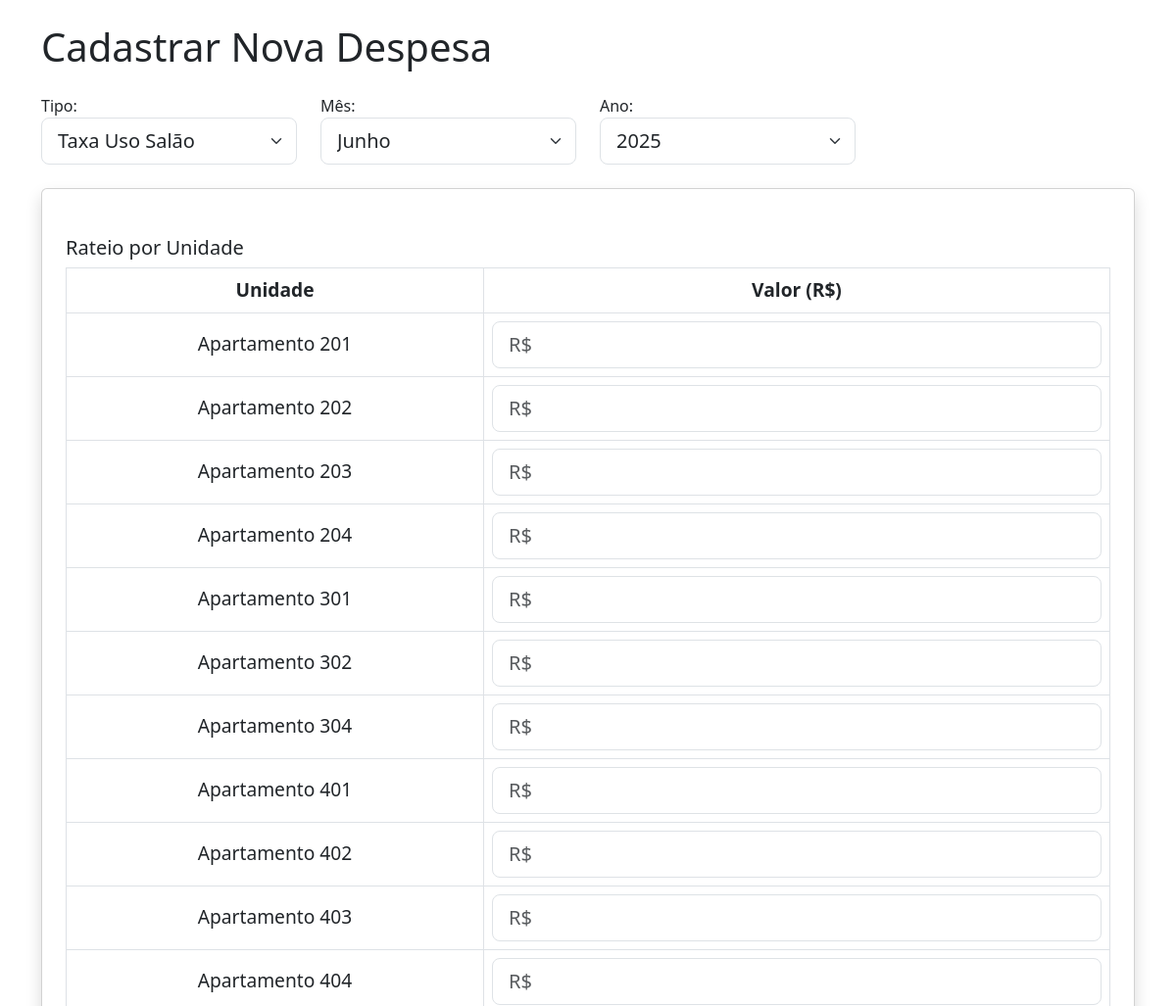
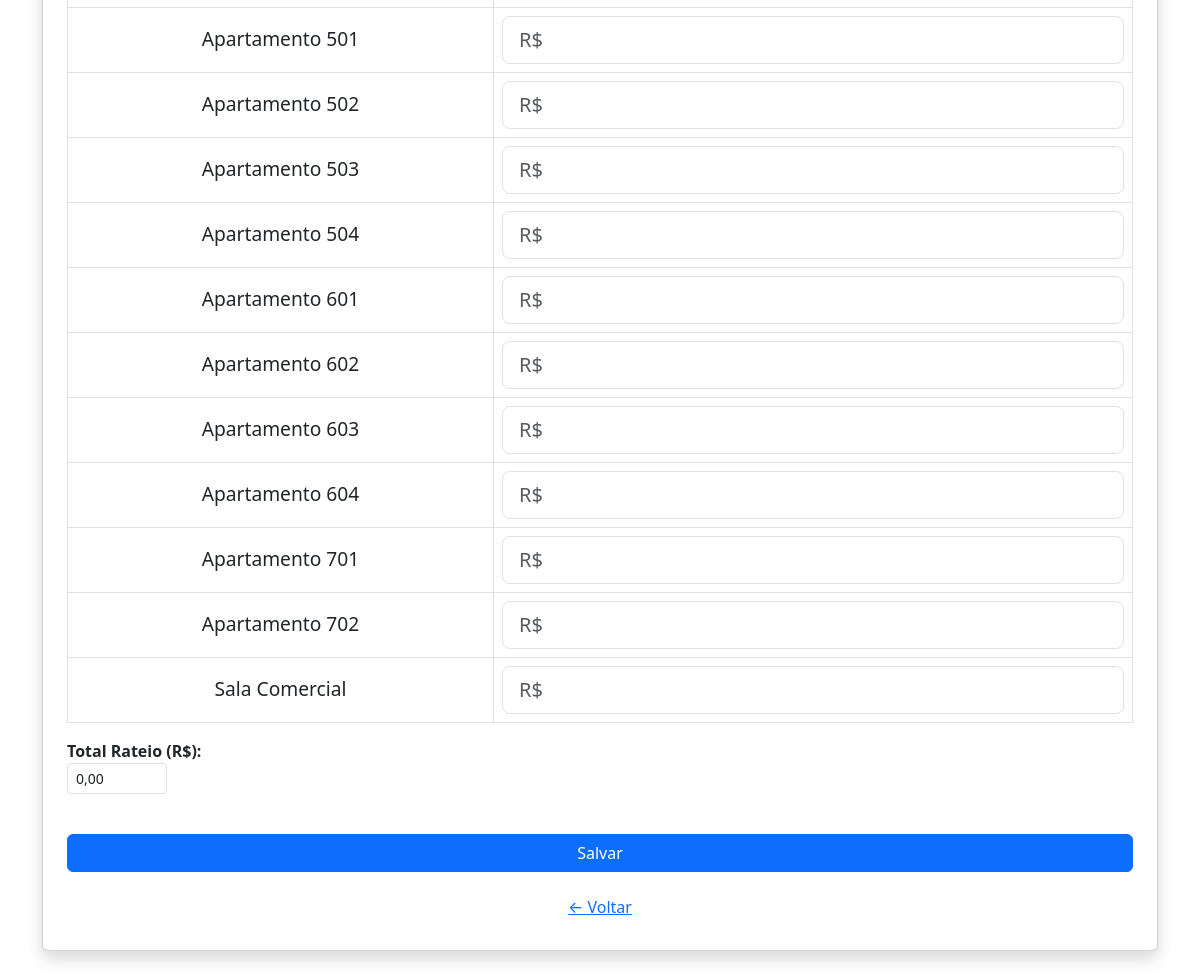
The app's page /despesas/nova/ with its own data (2 pictures, top to bottom).
### despesas/models.py (models this page shows, shortened)
class Unidade(models.Model):
    nome   = models.CharField(max_length=100)
    fracao = models.DecimalField(max_digits=10, decimal_places=8, null=True, blank=True)

### despesas/views.py (the view, shortened to what this page needs)
# urls.py: path('nova/', nova_despesa, name='nova_despesa'),
def nova_despesa(request):
    tipos = TipoDespesa.objects.exclude(nome__iexact='Fundo de Reserva')
    leituras_anteriores = {}
    leituras_agua_anteriores = {}
    form = DespesaForm()
    form.fields['tipo'].queryset = tipos
    unidades = Unidade.objects.order_by('nome')
    recarga_initial = kg_initial = m3kg_initial = valor_m3_initial = 0
    fatura_initial = m3total_initial = agua_valor_m3_initial = 0
    mes_str     = request.GET.get('mes')
    ano_str     = request.GET.get('ano')
    tipo_id_str = request.GET.get('tipo')
    mes = int(mes_str) if mes_str and mes_str.isdigit() else datetime.now().month
    ano = int(ano_str) if ano_str and ano_str.isdigit() else datetime.now().year
    if tipo_id_str and tipo_id_str.isdigit():
        tipo = TipoDespesa.objects.filter(id=int(tipo_id_str)).first() or TipoDespesa.objects.first()
    else:
        tipo = TipoDespesa.objects.first()
    if not tipo:
        messages.error(request, "Nenhum TipoDespesa cadastrado.")
        return redirect("lista_despesas")
    tipo_id = tipo.id
    fracoes_map = {
        f.unidade.id: float(f.percentual)
        for f in FracaoPorTipoDespesa.objects.filter(tipo_despesa=tipo)
    }
    if mes > 1:
        mes_ant, ano_ant = mes - 1, ano
    else:
        mes_ant, ano_ant = 12, ano - 1
    fatura_energy_initial = kwh_initial = custo_kwh_initial = 0
    ultima_energia = Despesa.objects.filter(
        tipo__nome__iexact="energia salão",
        mes=str(mes_ant),
        ano=ano_ant
    ).order_by('-id').first()
    if ultima_energia and ultima_energia.energia_leituras:
        params = ultima_energia.energia_leituras.get('params', {})
        fatura_energy_initial  = params.get('fatura', 0)
        kwh_initial             = params.get('kwh_total', 1)
        custo_kwh_initial       = params.get('custo_kwh', 0)
    ultima_gas = Despesa.objects.filter(
        tipo=tipo, mes=str(mes_ant), ano=ano_ant
    ).order_by('-id').first()
    if ultima_gas and ultima_gas.gas_leituras and 'params' in ultima_gas.gas_leituras:
        params = ultima_gas.gas_leituras['params']
        recarga_initial   = params.get('recarga', 0)
        kg_initial        = params.get('kg',      1)
        m3kg_initial      = params.get('m3_kg',   1)
        valor_m3_initial  = params.get('valor_m3',0)
    ultima_agua = Despesa.objects.filter(
        tipo=tipo, mes=str(mes_ant), ano=ano_ant
    ).order_by('-id').first()
    if ultima_agua and ultima_agua.agua_leituras and 'params' in ultima_agua.agua_leituras:
        params = ultima_agua.agua_leituras['params']
        fatura_initial        = params.get('fatura',   fatura_initial)
        m3total_initial       = params.get('m3_total', m3total_initial)
        agua_valor_m3_initial = params.get('valor_m3', agua_valor_m3_initial)
    leituras_anteriores = {}
    for u in unidades:
        lec = LeituraGas.objects.filter(
            unidade=u, mes=mes_ant, ano=ano_ant
        ).first()
        leituras_anteriores[u.id] = float(lec.leitura) if lec else 0
    leituras_agua_anteriores = {}
    for u in unidades:
        lac = LeituraAgua.objects.filter(
            unidade=u, mes=mes_ant, ano=ano_ant
        ).first()
        leituras_agua_anteriores[u.id] = float(lac.leitura) if lac else 0
    leituras_anteriores_energia1 = {}
    leituras_anteriores_energia2 = {}
    for u in unidades:
        lec1 = LeituraEnergia.objects.filter(
            unidade=u, mes=mes_ant, ano=ano_ant, medidor=1
        ).first()
        lec2 = LeituraEnergia.objects.filter(
            unidade=u, mes=mes_ant, ano=ano_ant, medidor=2
        ).first()
        leituras_anteriores_energia1[u.id] = float(lec1.leitura) if lec1 else 0
        leituras_anteriores_energia2[u.id] = float(lec2.leitura) if lec2 else 0
    uso_kwh_initial = {
        uid: leituras_anteriores_energia2.get(uid, 0)
             - leituras_anteriores_energia1.get(uid, 0)
        for uid in leituras_anteriores_energia1
    }
    if request.method != 'POST':
        return render(request, 'despesas/nova_despesa.html', {
            'form':                          form,
            'unidades':                     unidades,
            'leituras_anteriores':          leituras_anteriores,
            'leituras_agua_anteriores':     leituras_agua_anteriores,
            'recarga_initial':              recarga_initial,
            'kg_initial':                   kg_initial,
            'm3kg_initial':                 m3kg_initial,
            'valor_m3_initial':             valor_m3_initial,
            'agua_fatura_initial':          fatura_initial,
            'agua_m3_total_initial':        m3total_initial,
            'agua_valor_m3_initial':        agua_valor_m3_initial,
            'leituras_energia_anteriores_med1': leituras_anteriores_energia1,
            'leituras_energia_anteriores_med2': leituras_anteriores_energia2,
            'energia_fatura_initial':       fatura_energy_initial,
            'energia_kwh_total_initial':    kwh_initial,
            'energia_custo_kwh_initial':    custo_kwh_initial,
            'energia_uso_kwh_initial':      uso_kwh_initial,
            'mes':                           mes,
            'ano':                           ano,
            'tipo_id':                       tipo_id,
            'tipo':                          tipo,
            'fracoes_map':                   fracoes_map,
        })

### despesas/forms.py
class DespesaForm(forms.ModelForm):
    class Meta:
        model = Despesa
        fields = ['tipo', 'mes', 'ano', 'descricao']

### despesas/templatetags/extras.py (called while the page is built)
@register.filter
def get_item(dictionary, key):
    if isinstance(dictionary, dict):
        return dictionary.get(key)
    return None

@register.filter
def split(value, delimiter):
    return value.split(delimiter)

### despesas/templates/despesas/nova_despesa.html (shortened to what this page needs)
<!DOCTYPE html>
{% load extras %}
<html lang="pt-BR">
<head>
  <link href="https://cdn.jsdelivr.net/npm/bootstrap@5.3.0/dist/css/bootstrap.min.css" rel="stylesheet">
</head>
<body class="container py-4">
  <h1 class="mb-4">Cadastrar Nova Despesa</h1>
  <form id="filtro-form" method="get" class="row mb-4">
    <div class="col-md-3">
      <label for="id_tipo">Tipo:</label>
      <select name="tipo" id="id_tipo" class="form-select form-select-lg" onchange="this.form.submit()">
        {% for t in form.fields.tipo.queryset %}
          <option value="{{ t.id }}"
            {% if t.id|stringformat:"s" == tipo_id|stringformat:"s" %}selected{% endif %}>
            {{ t.nome }}
          </option>
        {% endfor %}
      </select>
    </div>
    <div class="col-md-3">
      <label for="id_mes">Mês:</label>
      <select name="mes" id="id_mes" class="form-select form-select-lg" onchange="this.form.submit()">
        {% with nomes_meses="Janeiro,Fevereiro,Março,Abril,Maio,Junho,Julho,Agosto,Setembro,Outubro,Novembro,Dezembro"|split:"," %}
          {% for nome in nomes_meses %}
            <option value="{{ forloop.counter }}"
              {% if forloop.counter|stringformat:"s" == mes|stringformat:"s" %}selected{% endif %}>
              {{ nome }}
            </option>
          {% endfor %}
        {% endwith %}
      </select>
    </div>
    <div class="col-md-3">
      <label for="id_ano">Ano:</label>
      <select name="ano" id="id_ano" class="form-select form-select-lg" onchange="this.form.submit()">
        {% for i in "2025,2026,2027"|split:"," %}
          <option value="{{ i }}"
            {% if i|stringformat:"s" == ano|stringformat:"s" %}selected{% endif %}>
            {{ i }}
          </option>
        {% endfor %}
      </select>
    </div>
  </form>
  <form method="post" class="card p-4 shadow">
    <div id="bloco-rateio-padrao" style="display:none;"> <h5 class="mt-4">Rateio por Unidade</h5>
        <table class="table table-bordered w-100" id="rateio-padrao"> <thead><tr><th>Unidade</th><th>Valor (R$)</th></tr></thead>
          <tbody>
            {% for unidade in unidades %}
            <tr>
              <td>
                {% if 'Sala' in unidade.nome %}Sala Comercial {{ unidade.nome|slice:'5:' }}
                {% else %}Apartamento {{ unidade.nome }}{% endif %}
              </td>
              <td>
                <input type="text" name="valor_{{ unidade.id }}"
                       class="form-control form-control-lg valor-reais"
                       placeholder="R$">
              </td>
            </tr>
            {% endfor %}
          </tbody>
        </table>
        <div class="row mb-4">
          <div class="col-auto">
            <label><strong>Total Rateio (R$):</strong></label>
            <input id="total-rateio"
                   readonly
                   class="form-control form-control-sm valor-reais w-auto"
                   style="max-width:100px">
          </div>
        </div>
    </div>
    <button type="submit" class="btn btn-primary mt-3">Salvar</button>
    <a href="{% url 'lista_despesas' %}" class="btn btn-link mt-3">← Voltar</a>
  </form>
</body>
</html>

### despesas/templates/despesas/nova_despesa.html (style rules this page uses)
#rateio-padrao { width: 100% !important; table-layout: fixed; }
#rateio-padrao th, #rateio-padrao td { vertical-align: middle !important; font-size: 1.2rem !important; text-align: center !important; word-wrap: break-word; }
#rateio-padrao th:nth-child(1), #rateio-padrao td:nth-child(1) { width: 40%; }
#rateio-padrao th:nth-child(2), #rateio-padrao td:nth-child(2) { width: 60%; }

### records on screen
Unidade: nome "201"
Unidade: nome "202"
Unidade: nome "203"
Unidade: nome "204"
Unidade: nome "301"
Unidade: nome "302"
Unidade: nome "304"
Unidade: nome "401"
Unidade: nome "402"
Unidade: nome "403"
Unidade: nome "404"
Unidade: nome "501"
Unidade: nome "502"
Unidade: nome "503"
Unidade: nome "504"
Unidade: nome "601"
Unidade: nome "602"
Unidade: nome "603"
Unidade: nome "604"
Unidade: nome "701"
Unidade: nome "702"

### other values on screen
form field tipo "Taxa Uso Salão"
form field mes "Junho"
form field ano "2025"
